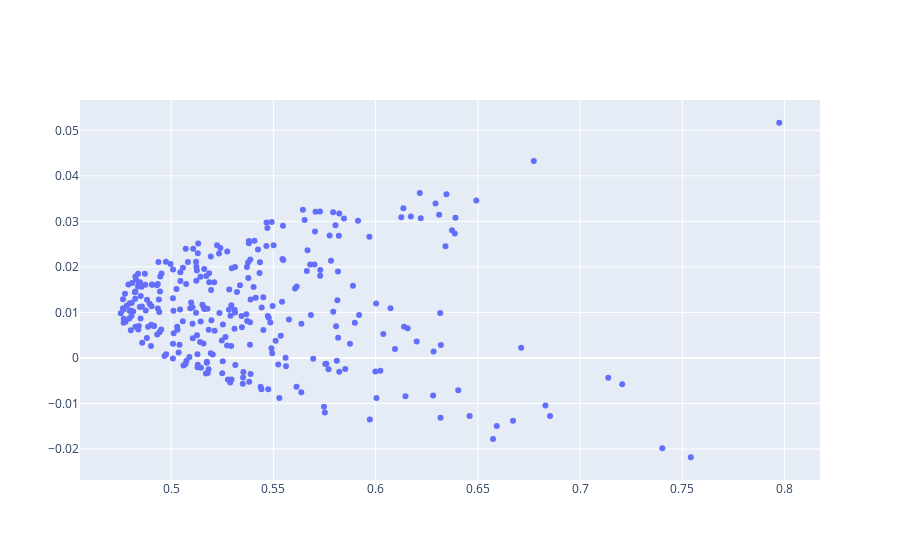

The cell this chart's notebook holds for it:
### Code cell
fig = go.Figure()

trace = go.Scatter(x=stds, y=means, mode='markers')
fig.add_trace(trace)
fig.show()

### Figure 1 — Plotly figure (JSON) as saved in the notebook; plotly's stock layout.template omitted (floating-point values rounded to 4 significant figures; data arrays with more than 128 entries replaced by an {"elided": "..."} marker saying what was removed)
{"data": [{"mode": "markers", "type": "scatter", "x": {"elided": "300 float values"}, "y": {"elided": "300 float values"}}], "layout": {}}
